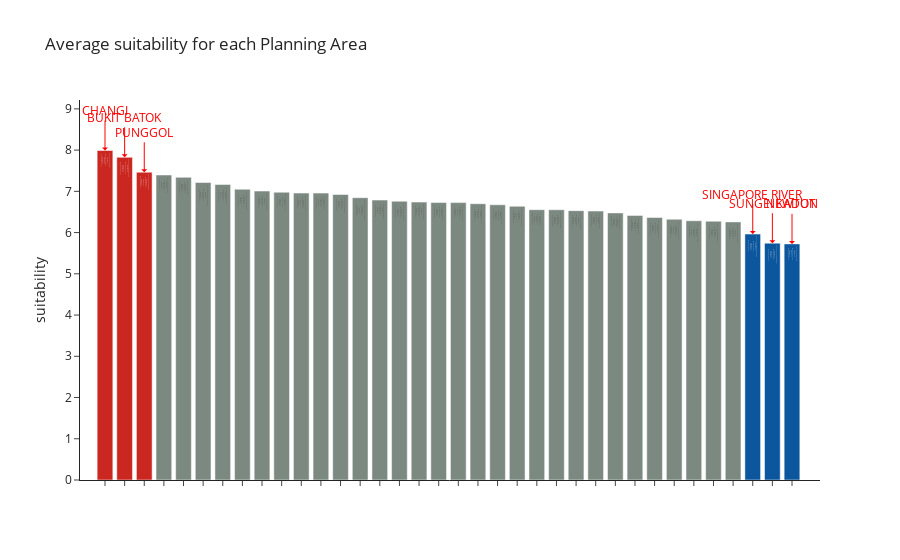

This figure's notebook cell:
### Code cell
plot_planning_area_rankings(mrt_stations_df_combined, "suitability")

### Figure 1 — Plotly figure (JSON) as saved in the notebook; plotly's stock layout.template omitted (floating-point values rounded to 4 significant figures)
{"data": [{"hoverinfo": "text", "marker": {"color": ["#cb2721", "#cb2721", "#cb2721", "#7c8981", "#7c8981", "#7c8981", "#7c8981", "#7c8981", "#7c8981", "#7c8981", "#7c8981", "#7c8981", "#7c8981", "#7c8981", "#7c8981", "#7c8981", "#7c8981", "#7c8981", "#7c8981", "#7c8981", "#7c8981", "#7c8981", "#7c8981", "#7c8981", "#7c8981", "#7c8981", "#7c8981", "#7c8981", "#7c8981", "#7c8981", "#7c8981", "#7c8981", "#7c8981", "#0b569d", "#0b569d", "#0b569d"]}, "text": ["Planning Area: CHANGI<br>suitability: 7.99<br>time_difference: 34.00<br>distance: 5.28<br>suitability: 7.99<br>Weighted_Score: 18.94<br>", "Planning Area: BUKIT BATOK<br>suitability: 7.83<br>time_difference: 12.74<br>distance: 1.93<br>suitability: 7.83<br>Weighted_Score: 10.92<br>", "Planning Area: PUNGGOL<br>suitability: 7.46<br>time_difference: 2.97<br>distance: 0.63<br>suitability: 7.46<br>Weighted_Score: 7.00<br>", "Planning Area: KALLANG<br>suitability: 7.40<br>time_difference: 4.75<br>distance: 0.93<br>suitability: 7.40<br>Weighted_Score: 7.63<br>", "Planning Area: PASIR RIS<br>suitability: 7.34<br>time_difference: 9.13<br>distance: 2.32<br>suitability: 7.34<br>Weighted_Score: 9.06<br>", "Planning Area: DOWNTOWN CORE<br>suitability: 7.22<br>time_difference: 38.79<br>distance: 5.75<br>suitability: 7.22<br>Weighted_Score: 20.14<br>", "Planning Area: JURONG WEST<br>suitability: 7.17<br>time_difference: 7.26<br>distance: 1.50<br>suitability: 7.17<br>Weighted_Score: 8.34<br>", "Planning Area: SEMBAWANG<br>suitability: 7.05<br>time_difference: 10.96<br>distance: 1.99<br>suitability: 7.05<br>Weighted_Score: 9.63<br>", "Planning Area: SENGKANG<br>suitability: 7.01<br>time_difference: 4.57<br>distance: 0.86<br>suitability: 7.01<br>Weighted_Score: 7.23<br>", "Planning Area: GEYLANG<br>suitability: 6.98<br>time_difference: 4.83<br>distance: 1.20<br>suitability: 6.98<br>Weighted_Score: 7.27<br>", "Planning Area: ORCHARD<br>suitability: 6.96<br>time_difference: 3.96<br>distance: 0.79<br>suitability: 6.96<br>Weighted_Score: 6.92<br>", "Planning Area: YISHUN<br>suitability: 6.96<br>time_difference: 6.66<br>distance: 1.73<br>suitability: 6.96<br>Weighted_Score: 7.87<br>", "Planning Area: TAMPINES<br>suitability: 6.92<br>time_difference: 7.79<br>distance: 1.58<br>suitability: 6.92<br>Weighted_Score: 8.32<br>", "Planning Area: CHOA CHU KANG<br>suitability: 6.85<br>time_difference: 4.40<br>distance: 1.07<br>suitability: 6.85<br>Weighted_Score: 6.99<br>", "Planning Area: ANG MO KIO<br>suitability: 6.79<br>time_difference: 7.86<br>distance: 2.35<br>suitability: 6.79<br>Weighted_Score: 8.09<br>", "Planning Area: WOODLANDS<br>suitability: 6.76<br>time_difference: 8.08<br>distance: 1.23<br>suitability: 6.76<br>Weighted_Score: 8.39<br>", "Planning Area: TANGLIN<br>suitability: 6.74<br>time_difference: -0.64<br>distance: 1.89<br>suitability: 6.74<br>Weighted_Score: 4.74<br>", "Planning Area: ROCHOR<br>suitability: 6.73<br>time_difference: 3.26<br>distance: 0.56<br>suitability: 6.73<br>Weighted_Score: 6.58<br>", "Planning Area: NOVENA<br>suitability: 6.73<br>time_difference: 5.99<br>distance: 1.27<br>suitability: 6.73<br>Weighted_Score: 7.52<br>", "Planning Area: RIVER VALLEY<br>suitability: 6.70<br>time_difference: 6.11<br>distance: 0.88<br>suitability: 6.70<br>Weighted_Score: 7.55<br>", "Planning Area: TOA PAYOH<br>suitability: 6.67<br>time_difference: 4.37<br>distance: 1.40<br>suitability: 6.67<br>Weighted_Score: 6.79<br>", "Planning Area: HOUGANG<br>suitability: 6.64<br>time_difference: 7.15<br>distance: 1.08<br>suitability: 6.64<br>Weighted_Score: 7.95<br>", "Planning Area: BEDOK<br>suitability: 6.56<br>time_difference: 6.18<br>distance: 1.37<br>suitability: 6.56<br>Weighted_Score: 7.44<br>", "Planning Area: BUKIT TIMAH<br>suitability: 6.55<br>time_difference: 8.54<br>distance: 1.38<br>suitability: 6.55<br>Weighted_Score: 8.36<br>", "Planning Area: CLEMENTI<br>suitability: 6.53<br>time_difference: -9.21<br>distance: 5.03<br>suitability: 6.53<br>Weighted_Score: 0.53<br>", "Planning Area: OUTRAM<br>suitability: 6.52<br>time_difference: 1.12<br>distance: 0.25<br>suitability: 6.52<br>Weighted_Score: 5.57<br>", "Planning Area: BISHAN<br>suitability: 6.48<br>time_difference: 4.29<br>distance: 0.92<br>suitability: 6.48<br>Weighted_Score: 6.70<br>", "Planning Area: MUSEUM<br>suitability: 6.42<br>time_difference: 5.55<br>distance: 1.21<br>suitability: 6.42<br>Weighted_Score: 7.06<br>", "Planning Area: SERANGOON<br>suitability: 6.37<br>time_difference: 7.56<br>distance: 1.35<br>suitability: 6.37<br>Weighted_Score: 7.85<br>", "Planning Area: JURONG EAST<br>suitability: 6.32<br>time_difference: 3.05<br>distance: 0.89<br>suitability: 6.32<br>Weighted_Score: 6.10<br>", "Planning Area: QUEENSTOWN<br>suitability: 6.29<br>time_difference: 7.31<br>distance: 1.58<br>suitability: 6.29<br>Weighted_Score: 7.61<br>", "Planning Area: BUKIT MERAH<br>suitability: 6.28<br>time_difference: 8.17<br>distance: 1.45<br>suitability: 6.28<br>Weighted_Score: 7.97<br>", "Planning Area: BUKIT PANJANG<br>suitability: 6.26<br>time_difference: 4.14<br>distance: 0.66<br>suitability: 6.26<br>Weighted_Score: 6.51<br>", "Planning Area: SINGAPORE RIVER<br>suitability: 5.96<br>time_difference: 7.57<br>distance: 0.69<br>suitability: 5.96<br>Weighted_Score: 7.66<br>", "Planning Area: SUNGEI KADUT<br>suitability: 5.74<br>time_difference: 5.86<br>distance: 2.82<br>suitability: 5.74<br>Weighted_Score: 6.36<br>", "Planning Area: NEWTON<br>suitability: 5.73<br>time_difference: 10.98<br>distance: 1.02<br>suitability: 5.73<br>Weighted_Score: 8.73<br>"], "type": "bar", "x": ["CHANGI", "BUKIT BATOK", "PUNGGOL", "KALLANG", "PASIR RIS", "DOWNTOWN CORE", "JURONG WEST", "SEMBAWANG", "SENGKANG", "GEYLANG", "ORCHARD", "YISHUN", "TAMPINES", "CHOA CHU KANG", "ANG MO KIO", "WOODLANDS", "TANGLIN", "ROCHOR", "NOVENA", "RIVER VALLEY", "TOA PAYOH", "HOUGANG", "BEDOK", "BUKIT TIMAH", "CLEMENTI", "OUTRAM", "BISHAN", "MUSEUM", "SERANGOON", "JURONG EAST", "QUEENSTOWN", "BUKIT MERAH", "BUKIT PANJANG", "SINGAPORE RIVER", "SUNGEI KADUT", "NEWTON"], "y": [7.99, 7.825, 7.463, 7.396, 7.339, 7.216, 7.167, 7.051, 7.007, 6.978, 6.958, 6.957, 6.923, 6.847, 6.789, 6.76, 6.739, 6.729, 6.727, 6.7, 6.675, 6.638, 6.555, 6.554, 6.532, 6.522, 6.477, 6.416, 6.367, 6.323, 6.286, 6.276, 6.259, 5.963, 5.743, 5.726]}], "layout": {"annotations": [{"arrowcolor": "red", "arrowhead": 1, "ax": 0, "ay": -40, "font": {"color": "red", "size": 12}, "showarrow": true, "text": "CHANGI", "x": "CHANGI", "y": 7.99}, {"arrowcolor": "red", "arrowhead": 1, "ax": 0, "ay": -40, "font": {"color": "red", "size": 12}, "showarrow": true, "text": "BUKIT BATOK", "x": "BUKIT BATOK", "y": 7.825}, {"arrowcolor": "red", "arrowhead": 1, "ax": 0, "ay": -40, "font": {"color": "red", "size": 12}, "showarrow": true, "text": "PUNGGOL", "x": "PUNGGOL", "y": 7.463}, {"arrowcolor": "red", "arrowhead": 1, "ax": 0, "ay": -40, "font": {"color": "red", "size": 12}, "showarrow": true, "text": "SINGAPORE RIVER", "x": "SINGAPORE RIVER", "y": 5.963}, {"arrowcolor": "red", "arrowhead": 1, "ax": 0, "ay": -40, "font": {"color": "red", "size": 12}, "showarrow": true, "text": "SUNGEI KADUT", "x": "SUNGEI KADUT", "y": 5.743}, {"arrowcolor": "red", "arrowhead": 1, "ax": 0, "ay": -40, "font": {"color": "red", "size": 12}, "showarrow": true, "text": "NEWTON", "x": "NEWTON", "y": 5.726}], "hovermode": "closest", "title": {"text": "Average suitability for each Planning Area"}, "xaxis": {"showticklabels": false}, "yaxis": {"title": {"text": "suitability"}}}}
